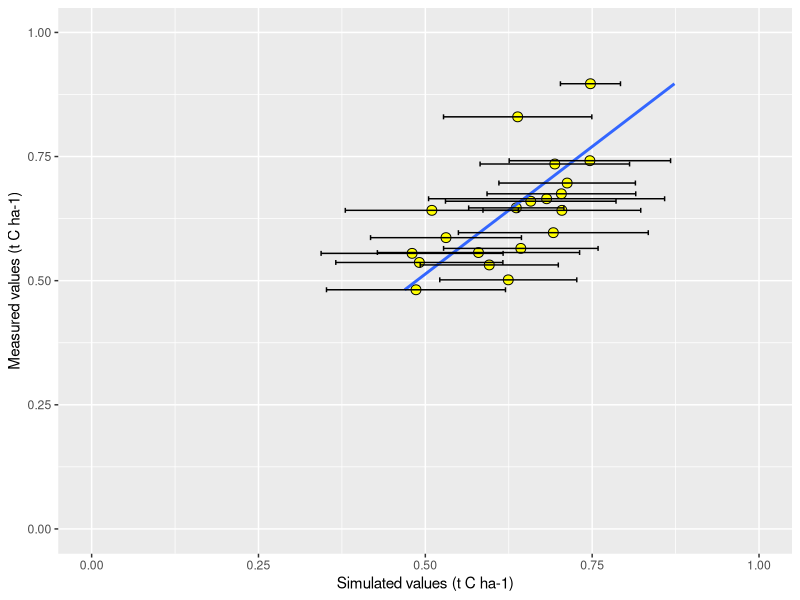
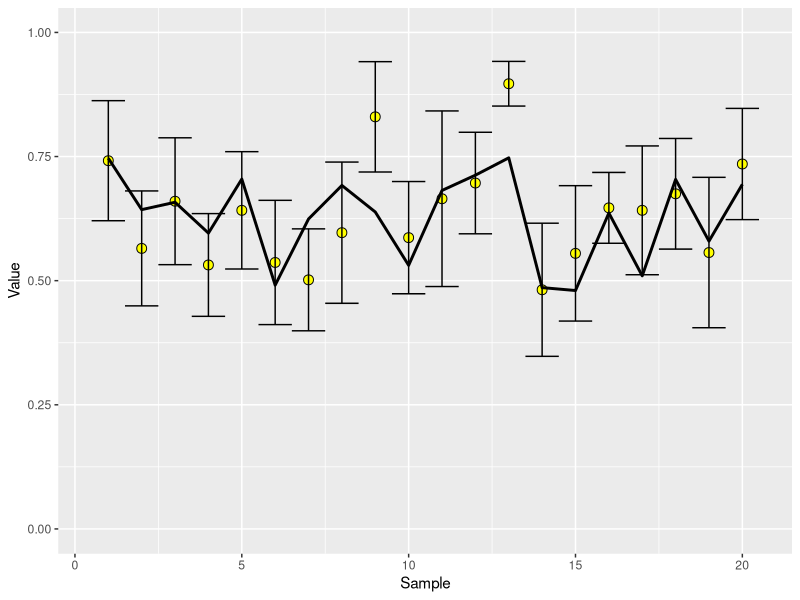

Write R code to recreate these figures, in order.

# data import. Rows as relicates, calc mean, SE about measured mean, input modelled value.

# Leave import to user, instruct to store measuresed samples in 'meas', modelled in 'mod'. Samples in rows, replicates as colums. See example data.ID as well
measured<- read.csv("exinp.csv", header = TRUE) # read csv as in excel
mod<- read.csv("exmod.csv", header = TRUE) # read csv as in excel
meas<- measured[2:7]
ID <- measured[1]
mod <- mod[1:4,]
mod
meas <-meas[1:4,]
meas
modeval <- function(meas,mod) {
  meas["Mean"] <- rowMeans(meas)  
  
  meas["SEM"]<- apply(meas[!names(meas) %in% c("Mean","SEM","Replicates")],1,function(meas)sd(meas)/sqrt(length(meas)))
  meas["Replicates"]<- ncol(meas[!names(meas) %in% c("Mean","SEM")])
  
  
  
  
  
  Meanmeas <- mean(meas$Mean)
  meanmod <- mean(mod$Mod)
  r1<- (mod$Mod-meanmod)
  r1sq<- sum((mod$Mod-meanmod)^2)
  r2 <- (meas$Mean-Meanmeas)
  r2sq <- sum((meas$Mean-Meanmeas)^2)
  r3<- r1*r2
  r3sum <- sum(r1*r2)
  r4 <- sqrt(r1sq)
  r5 <- sqrt(r2sq)
  r <- r3sum/(r4*r5)
  rFvalue <- ((length(r3)-2)*r*r)/(1-r*r)
  rFvaluep0.05<- abs(qt(0.05/2,(length(r3))-2)^2)
  sigas <- ifelse(rFvalue>rFvaluep0.05,"Yes-Good","No-Bad")
  routput <-list("r"=r,"F value"=rFvalue,"F value at p=0.05"=rFvaluep0.05,"Signficant association? "=sigas)
 
  diffmeasmod <- meas$Mean-mod$Mod
  meandiffmeasmod <- mean(diffmeasmod)
  M1<- (diffmeasmod-meandiffmeasmod)^2
  sumM1 <- sum(M1)
  tvalue <-(meandiffmeasmod*(sqrt(length(M1)))/sqrt((sumM1-meandiffmeasmod)/(length(M1)-1)))
  t2.5<- abs(qt(0.05/2,(length(M1))-2))  
  
  sigbi <- ifelse(tvalue>t2.5,"Yes-Bad","No-Good")
  moutput <-list("Mean Difference"=meandiffmeasmod,"Students's t of M"=tvalue,"t-value (Critical at 2.5%- Two tailed "=t2.5,"Significant bias?"=sigbi)
  
  Meanmeas <- mean(meas$Mean)
  
  difmeasmodsq <- (meas$Mean-mod$Mod)^2
  difmeasmodsqsum <- sum((meas$Mean-mod$Mod)^2)
  
  RMSE<-(100/Meanmeas)*sqrt(difmeasmodsqsum/length(meas$Mean))
  
  t95<- abs(qt(0.05/2,(meas$Replicates)-2))
  SEt95sq <- (meas$SEM*t95)^2
  sumSET95sq <- sum(SEt95sq)
  RMSE95<- (100/Meanmeas)*sqrt(sumSET95sq/length(SEt95sq)) 
  Siger <- ifelse(RMSE<RMSE95,"No-Good","Yes-Bad")
  
  rmsoutput <-list("Root measn square error of model"=RMSE,"RMSE (95% Confidence Limit)"=RMSE95,"Significant total error?"=Siger)
  
  t95<- abs(qt(0.05/2,(meas$Replicates)-2))
  Meanmeas <- mean(meas$Mean)
  diffmeasmod <- meas$Mean-mod$Mod
  sumdiffmeasmod <- sum(diffmeasmod)
  SET95<-meas$SEM*t95
  sumSET95 <- sum(SET95)
  
  E <-(100/Meanmeas)*sumdiffmeasmod/length(diffmeasmod)
  E95 <-(100/Meanmeas)*sumSET95/length(SET95) 
  Sigbi <-ifelse(E>E95,"Yes-Bad","No-Good")
  eoutput <-list("Relative Error"=E,"E (95% Confidence Limit)"=E95,"Significant bias?"=Sigbi)
  
  LOFIT <- (((meas$Mean-mod$Mod)^2)*meas$Replicates)  
  lofsum<- sum(LOFIT)
  
  LOFIT2 <- (((meas$Mean-mod$Mod)^2)*meas$Replicates)*(meas$Replicates-1)
  lofsum2 <- sum(LOFIT2)
  
  
  LO <- function(O,Oj,M)
  {
    ((O-M)-(Oj-M))^2
  }
  
  LOF<- LO(meas[(!names(meas) %in% c("Mean","SEM","Replicates"))],meas$Mean,mod$Mod)
  
  Losum <- rowSums(LOF)
  Losumsum <- sum(Losum) 
  
  #F: 
  sumlofit <- sum(LOFIT)
  Fvalue <- lofsum2/(length(Losum)*Losumsum)
  FvalueatP<- qf(0.05, (length(mod$Mod)-2),(length(meas[(!names(meas) %in% c("Mean","SEM","Replicates"))])*(nrow(meas[!names(meas) %in% c("Mean","SEM","Replicates")])))-2, lower.tail = FALSE)
  Siger<- ifelse(Fvalue>FvalueatP,"Yes-Bad","No-Good")
  loutput <-list("Lack of Fit"=lofsum,"F=MSLOFIT/MSE"=Fvalue,"F (Critical at 5%"=FvalueatP,"Significant error between simulated and measured values?"=Siger)
  
  #ME=Maximum Error. Best = ABS(M)
  ME <- sqrt(max(difmeasmodsq))
  
  #RMSE*Obar/100
  RMSEobar<- RMSE*(Meanmeas/100)

  
  #Number of values
  No <- length(meas$Replicates)
  
  meobnoutput <- list("Maximum Error. Best = ABS(M)"=ME,"RMSE*Obar/100"=RMSEobar,"Number of values"=No)
  
  require(ggplot2)
  
  plot1 <- ggplot(meas, aes(meas$Mean ,mod$Mod)) + 
    geom_point(bg='yellow', pch=21, cex=3, lwd=3)+
    coord_flip()+ # is this neccsassary or could I swap them before?
    geom_smooth(method = "lm", se=FALSE, formula=y~x-1)+
    geom_errorbar(aes(ymin= mod$Mod-meas$SEM, ymax= mod$Mod+meas$SEM), width=.01)+
    xlab("Measured values (t C ha-1)")+
    ylab("Simulated values (t C ha-1)")+
    ylim(0,1)+
    xlim(0,1)
  
  plot2<- ggplot(meas, aes(ID$Name, meas$Mean))+     #Plot 2
    geom_point(bg='yellow', pch=21, cex=3, lwd=3)+
    ylim(0,1)+
    geom_errorbar(aes(ymin= meas$Mean-meas$SEM, ymax= meas$Mean+meas$SEM), width=1)+
    geom_line(aes(ID$Name, mod$Mod),size=1)+
    xlab("Sample")+
    ylab("Value")
  
  ploutput <- list(plot1,plot2)
  
  noutput <- data.frame(routput,moutput,rmsoutput,eoutput,loutput,meobnoutput)
 
  output <- list(noutput,ploutput)
  return(output)
  
  
    }

# Leave import to user, instruct to store measuresed samples in 'meas', modelled in 'mod'. Samples in rows, replicates as colums. See example data.ID as well
measured<- read.csv("exinp.csv", header = TRUE) # read csv as in excel
mod<- read.csv("exmod.csv", header = TRUE) # read csv as in excel
meas<- measured[2:7]
ID <- measured[1]
 tst <- modeval(meas,mod)
print(tst)

